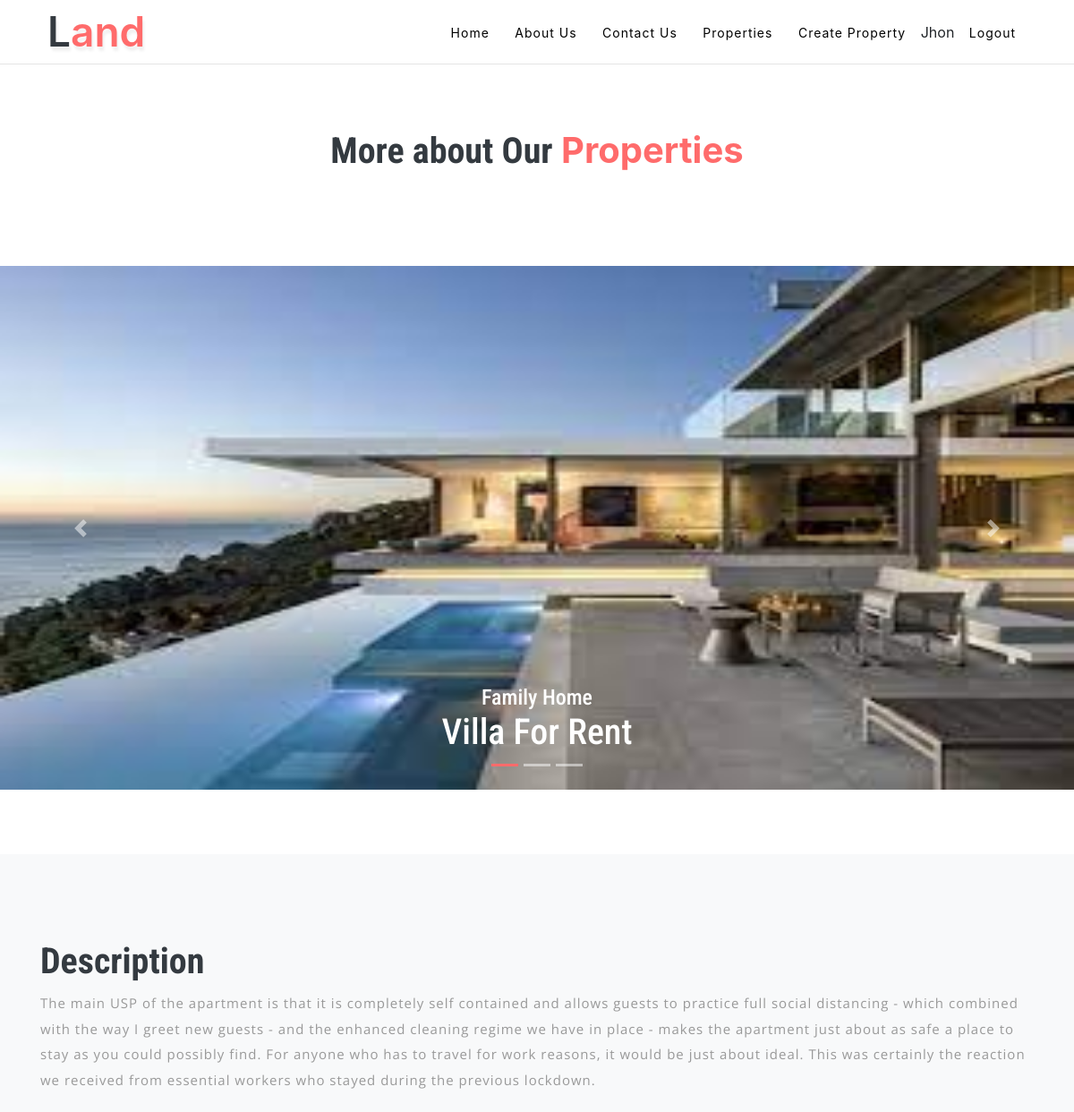
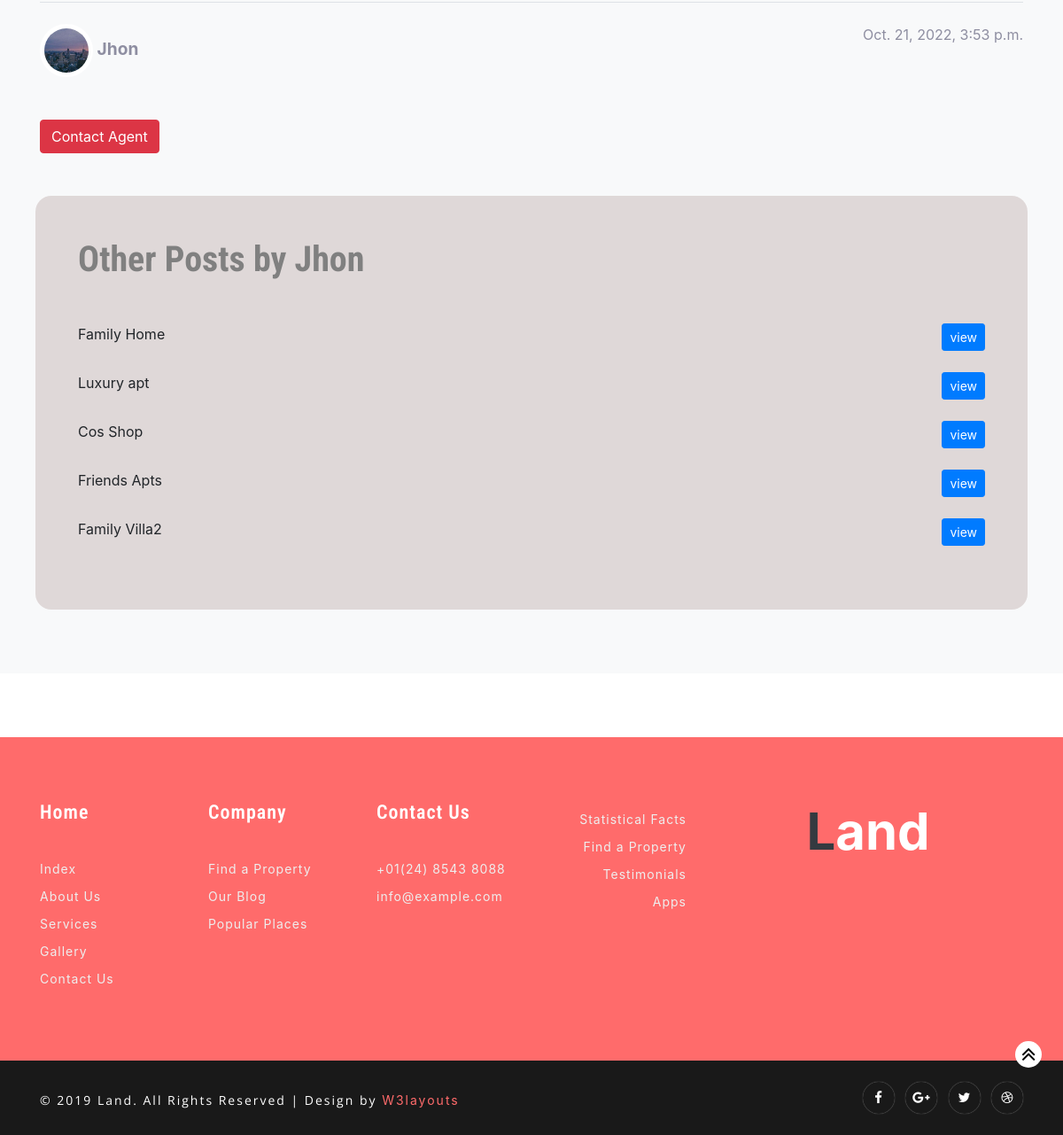
/detail/1 (signed in), run on the app's committed database (2 pictures, top to bottom).
### main/models.py (models this page shows, shortened)
class Home(models.Model):
    status_choice=[('Sale','sale'),('Rent','rent')]
    title=models.CharField(max_length=40)
    ptype=models.ForeignKey(PropertyType,on_delete=models.CASCADE,blank=True,null=True)
    status=models.CharField(max_length=40,choices=status_choice)
    area_sqms=models.FloatField()
    created_by=models.ForeignKey(User,on_delete=models.CASCADE,null=True,blank=True)
    created_at = models.DateTimeField(auto_now_add=True,null=True)
    updated_at = models.DateTimeField(auto_now=True,null=True)
    price=models.CharField(max_length=150)
    rooms=models.CharField(max_length=10)
    bath=models.IntegerField()
    bed=models.IntegerField()
    images=models.ImageField()
    description=models.TextField(blank=True,null=True)
    address=models.CharField(max_length=30)
    subarea=models.CharField(max_length=25)
    geolocation=models.CharField(max_length=45)
    conditioning=models.BooleanField()
    pool=models.BooleanField()
    security=models.BooleanField()
    reception=models.BooleanField()
    garbage=models.BooleanField()
    conditioning=models.BooleanField()
    pets=models.BooleanField()
    green_area=models.BooleanField()
    gym=models.BooleanField()
    wifi=models.BooleanField()
    sauna=models.BooleanField()
    parking=models.BooleanField()
    cleaning=models.BooleanField()
    dstv=models.BooleanField()
    generator=models.BooleanField()

class PropertyType(models.Model):
    types=models.CharField(max_length=40,blank=True,null=True,default=None)
    def __str__(self):
        return self.types

### main/views.py (the view)
# urls.py: path('detail/<int:pk>',views.detail,name='detail'),
@login_required(login_url='login')
def detail(request,pk):
    property=Home.objects.get(id=pk)
    properties=Home.objects.filter(created_by__id=property.created_by.id)
    return render(request,'main/detail.html',{'property':property,'properties':properties})

### main/templates/main/detail.html (shortened to what this page needs)
{%load static%}
<link href="https://cdn.jsdelivr.net/npm/bootstrap@5.2.2/dist/css/bootstrap.min.css" rel="stylesheet">
{% include 'main/basics.html' %}
<div class="container py-xl-5 py-lg-3">
  <br> <br> <br> <br>
  <h3 class="title-w3 mb-2 text-center text-bl font-weight-bold">More about Our<span> Properties</span></h3> <br><br>
</div>
<section>
<div id="carouselExampleFade" class="carousel slide carousel-fade" data-bs-ride="carousel" >
    <div class="carousel-indicators">
      <button type="button" data-bs-target="#carouselExampleFade" data-bs-slide-to="0" class="active" aria-current="true" aria-label="Slide 1"></button>
      <button type="button" data-bs-target="#carouselExampleFade" data-bs-slide-to="1" aria-label="Slide 2"></button>
      <button type="button" data-bs-target="#carouselExampleFade" data-bs-slide-to="2" aria-label="Slide 3"></button>
    </div>
    <div class="carousel-inner">
      <div class="carousel-item active">
        {%if property.images %} <img src="{{ property.images.url }}" style="height: 585px;" class="d-block w-100" alt="...">{%endif%}
        <div class="carousel-caption d-none d-md-block">
          <h4 >{{property.title}}</h4>
          <h1>{{property.ptype.types}} For {{property.status}}</h1>
        </div>
      </div>
    </div>
    <button class="carousel-control-prev" type="button" data-bs-target="#carouselExampleFade" data-bs-slide="prev">
      <span class="carousel-control-prev-icon" aria-hidden="true"></span>
    </button>
    <button class="carousel-control-next" type="button" data-bs-target="#carouselExampleFade" data-bs-slide="next">
      <span class="carousel-control-next-icon" aria-hidden="true"></span>
    </button>
</div> <br> <br> <br>
    <section >
      <div class="apps_w3w3pvt bg-light py-5">
        <div class="container py-xl-5 py-lg-3">
            <h3 class="title-w3 mb-2 text-left text-bl font-weight-bold">Description</h3>
            <p class="sub-para">{{property.description}}</p>
          <p class="sub-para pt-4 mt-4 border-top">
              <div class="d-flex justify-content-between">
                  <div class="img3 " style="font-size:larger; font-weight:bolder; color: #8e8ea1">
                      <img src="{% static 'images/p2.jpg'%}"  alt="">  {{property.created_by.first_name}}
                  </div>
                  <span style="color: #8e8ea1">{{property.updated_at}}</span>
                 </div> <br> <br>
                 <div class="row">
                 <div class="col ml-6">
                <a href="{% url 'chat' property.created_by.id%}"> <button type="button" class="btn btn-danger">Contact Agent</button></a>
                </div></div>
          </p>
        </div>
        <section>
          <div class="container bg-gr p-5 mb-4"  style="width: 70rem; height:fit-content">
         <h3 class="title-w3 mb-md-5 mb-4 text-left text-gr font-weight-bold">Other Posts by {{property.created_by.first_name}}</h3>
         {%for users in properties%}
          <div class="d-flex justify-content-between mb-4">
        <div>{{users.title}}</div><span><a href="{% url 'detail' users.id %}" target="_blank"><button class="btn btn-primary btn-sm">view</button></a></span></div>
       {%endfor%}
          </div>
        </section>
    </div></section>   <br> <br> <br>
</section>
{% include 'main/footer.html' %}

### main/templates/main/basics.html (shortened to what this page needs)
{%load static%}
<!DOCTYPE html>
<html lang="zxx">
  <head>
    <link
      href="{% static 'css/bootstrap.css' %}"
      rel="stylesheet"
      type="text/css"
    />
    <link
      href="{% static 'css/style.css' %}"
      rel="stylesheet"
      type="text/css"
    />
    <link href="{% static 'css/font-awesome.min.css' %}" rel="stylesheet" />
  </head>
  <body>
    <body>
      <link rel="stylesheet" href="{% static 'css/font-awesome.min.css' %}" />
      <header>
        <div class="container">
          <div
            class="header d-lg-flex justify-content-between align-items-center py-2 px-sm-2 px-1"
          >
            <div id="logo">
              <h1>
                <a href="index.html"><span class="text-bl">L</span>and</a>
              </h1>
            </div>
            <div class="nav_w3ls ml-lg-5">
              <nav>
                <ul class="menu">
                  <li><a href="{% url 'index'%}">Home</a></li>
                  <li><a href="{% url 'about'%}">About Us</a></li>
                  <li><a href="{% url 'email:contact'%}">Contact Us</a></li>
                  {%if request.user.is_authenticated%}
                  <li><a href="{% url 'pro'%}">Properties</a></li>
                  <li><a href="{%url 'create' %}">Create Property</a></li>
                  <li>{{request.user.first_name}} <a href="{% url 'logout'%}">Logout</a></li>
                  {%else%}
                  <li><a href="{% url 'login'%}">Login</a></li>
                  <li><a href="{% url 'register'%}">Register</a></li>
                  {%endif%}
                </ul>
              </nav>
            </div>
          </div>
        </div>
      </header>
    </body>
  </body>
</html>

### main/templates/main/footer.html
{%load static%}
 <footer class="py-5">
    <div class="container py-xl-4 py-lg-3">
        <div class="row footer-grids">
            <div class="col-lg-2 col-6 footer-grid">
                <h3 class="mb-sm-4 mb-3 pb-lg-3">Home</h3>
                <ul class="list-unstyled">
                    <li>
                        <a href="index.html">Index</a>
                    </li>
                    <li>
                        <a href="about_us">About Us</a>
                    </li>
                    <li>
                        <a href="#services">Services</a>
                    </li>
                    <li>
                        <a href="#gallery">Gallery</a>
                    </li>
                    <li>
                        <a href="contact_us.html">Contact Us</a>
                    </li>
                </ul>
            </div>
            <div class="col-lg-2 col-6 footer-grid">
                <h3 class="mb-sm-4 mb-3 pb-lg-3"> Company</h3>
                <ul class="list-unstyled">
                    <li>
                        <a href="#find">Find a Property</a>
                    </li>
                    <li>
                        <a href="#blog">Our Blog</a>
                    </li>
                    <li>
                        <a href="#places">Popular Places</a>
                    </li>
                </ul>
            </div>
            <div class="col-lg-2 col-6 footer-grid footer-contact mt-lg-0 mt-4">
                <h3 class="mb-sm-4 mb-3 pb-lg-3"> Contact Us</h3>
                <ul class="list-unstyled">
                    <li>
                        +01(24) 8543 8088
                    </li>
                    <li>
                        <a href="mailto:info@example.com">info@example.com</a>
                    </li>
                </ul>
            </div>
            <div class="col-lg-2 col-6 footer-grid text-lg-right">
                <ul class="list-unstyled">
                    <li>
                        <a href="#facts">Statistical Facts</a>
                    </li>
                    <li>
                        <a href="#find">Find a Property</a>
                    </li>
                    <li>
                        <a href="#testi">Testimonials</a>
                    </li>
                    <li>
                        <a href="#apps">Apps</a>
                    </li>
                </ul>
            </div>
            <div class="col-lg-4 footer-grid mt-lg-0 mt-4">
                <div class="footer-logo">
                    <h2 class="text-lg-center text-center">
                        <a class="logo text-wh font-weight-bold" href="index.html"><span
                                class="text-bl">L</span>and</a>
                    </h2>
                </div>
            </div>
        </div>
    </div>
</footer>
<div class="copyright-w3ls py-4">
    <div class="container">
        <div class="row">
            <p class="col-lg-8 copy-right-grids text-wh text-lg-left text-center mt-lg-2">© 2019 Land. All
                Rights Reserved | Design by
                <a href="https://w3layouts.com/" target="_blank">W3layouts</a>
            </p>
            <div class="col-lg-4 w3social-icons text-lg-right text-center mt-lg-0 mt-3">
                <ul>
                    <li>
                        <a href="#" class="rounded-circle">
                            <span class="fa fa-facebook-f"></span>
                        </a>
                    </li>
                    <li class="px-2">
                        <a href="#" class="rounded-circle">
                            <span class="fa fa-google-plus"></span>
                        </a>
                    </li>
                    <li>
                        <a href="#" class="rounded-circle">
                            <span class="fa fa-twitter"></span>
                        </a>
                    </li>
                    <li class="pl-2">
                        <a href="#" class="rounded-circle">
                            <span class="fa fa-dribbble"></span>
                        </a>
                    </li>
                </ul>
            </div>
        </div>
    </div>
</div>
<a href="#" class="move-top text-center">
    <span class="fa fa-angle-double-up" aria-hidden="true"></span>
</a>

### main/static/css/style.css (style rules this page uses)
body { padding: 0; margin: 0; background: #FFF; font-family: 'Open Sans', sans-serif; }
body button, .btn, body a { transition: 0.5s all; -webkit-transition: 0.5s all; -moz-transition: 0.5s all; -o-transition: 0.5s all; -ms-transition: 0.5s all; }
html { scroll-behavior: smooth; }
h1, h2, h3, h4, h5, h6 { margin: 0; padding: 0; font-family: 'Roboto Condensed', sans-serif; }
p { margin: 0; padding: 0; font-size: 15px; letter-spacing: 1px; line-height: 1.9; color: #999; font-family: 'Open Sans', sans-serif; }
ul, ol { margin: 0; padding: 0; }
ul { list-style-type: none; }
.text-bl { color: #343a40; }
.text-wh { color: #fff; }
.text-gr { color: gray; }
.bg-gr { background: rgb(223, 216, 216); }
a.move-top { position: fixed; bottom: 3%; right: 2%; z-index: 0; background: #fff; width: 30px; height: 30px; border-radius: 50%; -webkit-border-radius: 50%; -o-border-radius: 50%; -ms-border-radius: 50%; -moz-border-radius: 50%; }
a.move-top span { color: #000; font-size: 26px; line-height: 30px; }
header { background: #fff; border-bottom: 1px solid #e4e4e4; position: fixed; width: 100%; z-index: 999; }
nav { margin: 0; padding: 0; }
#logo a { float: left; display: initial; font-weight: 600; font-size: 46px; text-shadow: 2px 5px 3px rgba(0, 0, 0, 0.06); color: #ff6b6b; }
nav:after { content: ""; display: table; clear: both; }
nav ul { padding: 0; margin: 0; list-style: none; position: relative; }
nav ul li { margin: 0px; display: inline-block; }
nav a { color: #000; font-weight: 400; font-size: 15px; margin: 0 12px; letter-spacing: 1px; display: inline-block; transition: 0.5s all; -webkit-transition: 0.5s all; -moz-transition: 0.5s all; -o-transition: 0.5s all; -ms-transition: 0.5s all; }
li>a:only-child:after { content: ''; }
.container { border-radius: 18px; }
.row { display: flex; flex-direction: row; flex-wrap: wrap; align-items:flex-start; }
.img3 img { position: relative; display: inline; z-index: 1; width: 60px; height: 60px; border-radius: 50%; border: 5px solid #fff; }
@media (max-width: 1280px) { nav a { font-size: 14px; } }
h3.title-w3 { font-size: 42px; }
h3.title-w3 span { color: #ff6b6b; }
.carousel-indicators .active { background-color: #ff6b6b; }
.carousel-indicators { bottom: 0; }
.apps_w3w3pvt { position: relative; }
footer { background: #ff6b6b; }
.footer-grid h3 { font-size: 22px; color: #fff; letter-spacing: 1px; font-weight: 600; }
.footer-grid ul li a, .footer-grid ul li { color: #eee; font-size: 14px; letter-spacing: 1px; margin: 10px 0; }
a.logo { font-size: 58px; }
.copyright-w3ls { background: #191919; }
p.copy-right-grids { font-size: 14px; letter-spacing: 2px; }
p.copy-right-grids a { color: #ff6b6b; }
.w3social-icons ul li { display: inline-block; }
.w3social-icons ul li a { display: block; -webkit-box-shadow: 0px 0px 1px 0px rgba(255, 255, 255, 0.59); -moz-box-shadow: 0px 0px 1px 0px rgba(255, 255, 255, 0.59); box-shadow: 0px 0px 1px 0px rgba(255, 255, 255, 0.59); width: 36px; height: 36px; text-align: center; }
.w3social-icons ul li a span { color: #fff; font-size: 15px; line-height: 36px; }
@media (max-width: 1366px) { h3.title-w3 { font-size: 40px; } }

### main/templates/main/basics.html (style rules this page uses)
* { box-sizing: border-box; font-family: -apple-system, BlinkMacSystemFont, "Segoe UI", Roboto, Oxygen-Sans, Ubuntu, Cantarell, "Helvetica Neue", sans-serif; }

### data on the page
Home: images (picture), title "Family Home", ptype.types "Villa", status "Rent", description "The main USP of the apartment is that it is completely self contained and allows guests to practice full social distancing - which combined with the way I greet new guests - and the enhanced cleaning regime we have in place - makes the apartment just about as safe a place to stay as you could possibly find. For anyone who has to travel for work reasons, it would be just about ideal. This was certainly the reaction we received from essential workers who stayed during the previous lockdown.", created_by.first_name "Jhon", updated_at "Oct. 21, 2022, 3:53 p.m."
Home: title "Luxury apt"
Home: title "Cos Shop"
Home: title "Friends Apts"
Home: title "Family Villa2"

### other printed values
{{ request.user.first_name }} "Jhon"
